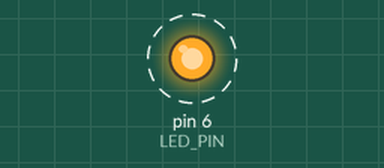
A sketch run on a simulated Arduino Uno, built with avr-gcc and run on an emulated ATmega328P. On the bench: output pins drawn as LEDs (lit = HIGH). Dashed ring = blinking.

Above: at 0.7 s.
Timing chart, 0 to 5.8 s (numbered marks = the images above):
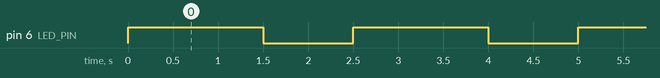

The sketch:

02_led_parpadea.ino
```cpp
// Actividad 2: LED parpadeante
// Pin digital 6; 1500 ms encendido y 1000 ms apagado.

const byte LED_PIN = 6;

void setup() {
  pinMode(LED_PIN, OUTPUT);
}

void loop() {
  digitalWrite(LED_PIN, HIGH);
  delay(1500);

  digitalWrite(LED_PIN, LOW);
  delay(1000);
}
```

Measured:
- by itself, pin 6 (LED_PIN): alternates HIGH for 1.5 s and LOW for 1.0 s
